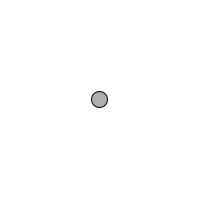
Frame 1 (no input)
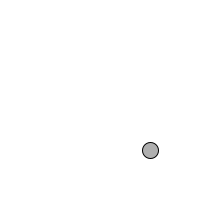
Frame 60 (the mouse pressed at the canvas centre just before this capture)
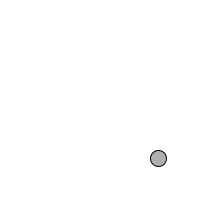
Frame 120 (the mouse held since frame 60 and released just before this capture)

The Processing sketch that drew these frames (run headless with seeded random() and noise(); from frame 60 on, the mouse is pressed at the canvas centre):

// Processing sketch: mover_move_towards_mouse
// ── mover_move_towards_mouse.pde
class Mover {
 
  PVector location;
  PVector velocity;
  PVector acceleration;
  float topspeed;
  
  void update() {
    PVector mouse = new PVector(mouseX, mouseY);
    PVector dir = PVector.sub(mouse, location);
    
    dir.normalize(); // normalize the delta vector to be a unit vector of length 1
    dir.mult(.5); // scaling the vector
    
    acceleration = dir;
    velocity.add(acceleration);
    velocity.limit(topspeed);
    location.add(velocity);
  }
  
  void display() {
    stroke(0);
    fill(175);
    ellipse(location.x, location.y, 16, 16);
  }
  
  Mover() {
    location = new PVector(width/2, height/2);
    velocity = new PVector(0,0);
    topspeed = 10;
  }
  
  void checkEdges() {
    if (location.x > width) {
      location.x = 0;
    }
    else if (location.x < 0) {
      location.x = width;
    }
    if (location.y > height) {
      location.y = 0;
    }
    else if (location.y < 0) {
      location.y = height;
    }
  }

}

Mover mover;

void setup() {
  size(200, 200);
  smooth();
  mover = new Mover();
}

void draw() {
  background(255);
  mover.update();
  mover.checkEdges();
  mover.display();
}
